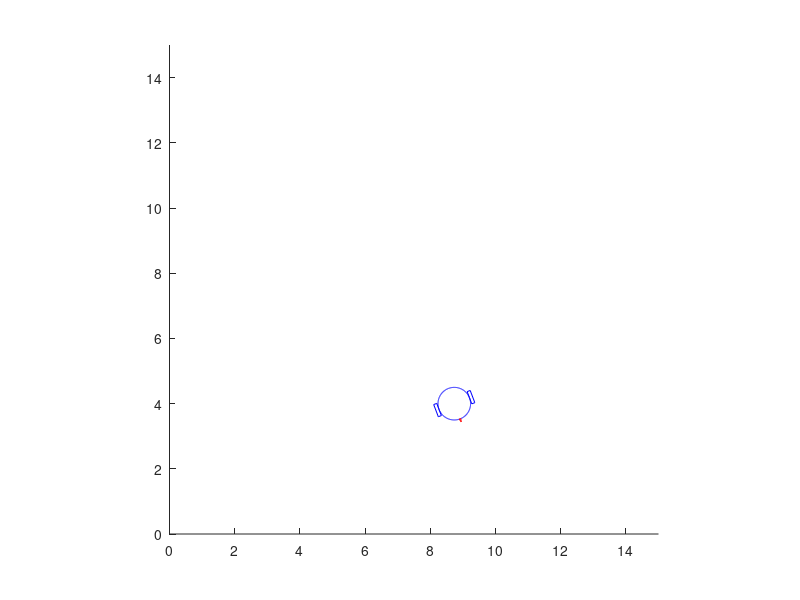

MATLAB code to generate this figure:
function randomwalk
    posMinBound = [0 0];
    posMaxBound = [15 15];
    
    starting_pos = [ 7.5, 7.5];
    starting_angle = 45;
    
    
    speed = 0.1;
    turning_speed = 1;
    
    pos =starting_pos;
    angle = starting_angle;
    
    num_iterations = 100;
    
    for i=1:num_iterations
        
        tspeed = speed;
        turn = 0;
        aux = mod(i, 1);
        if aux == 0
            turn = rand()*turning_speed;
            if rand() > 0.5
                turn = -turn;
            end
        end
        angle = angle + turn;

        pos(1) = pos(1)+tspeed*sin(angle);
        pos(2) = pos(2)+tspeed*cos(angle);
        
        clf;
        hold on;
        
        draw_car(0.5, pos(1), pos(2), 360-angle);
        plot_scenario(posMinBound, posMaxBound);
        
        hold off;
        
        
        pause(0.1);
        
    end

end


function plot_scenario(posMinBound, posMaxBound)

    axis([posMinBound(1) posMaxBound(1) posMinBound(2) posMaxBound(2)]);

end

function draw_car(scale, x, y, h)

    % Make a circle for the body
    t=0:0.01:2*pi;
    len = length(t);
    bx = sin(t);
    by = cos(t);

    % Wheel locations on body
    wh1 = round(len/4);
    wh2 = round(3*len/4);

    % Draw the wheels
    wwidth= 0.2;
    wheight = 0.4;
    w = [0 -wheight;wwidth -wheight; wwidth wheight; 0 wheight; 0 0];

    % Body top
    top = round(len/2);
    % Top pointer
    pwidth = 0.1;
    pheight = 0.2;
    tp = [pwidth/2 0; 0 -pheight; -pwidth/2 0; pwidth/2 0];

    % Car outline
    car = [bx(1:wh1)' by(1:wh1)';
        bx(wh1)+w(:,1) by(wh1)+w(:,2);
        bx(wh1:wh2)' by(wh1:wh2)';
        bx(wh2)-w(:,1) by(wh2)-w(:,2);
        bx(wh2:end)' by(wh2:end)'];

    point = [bx(top)+tp(:,1) by(top)+tp(:,2)];

    %Size scaling
    car = scale*car;
    point = scale*point;

    % Rotation matrix
    R = [cos(h+pi/2) -sin(h+pi/2); sin(h+pi/2) cos(h+pi/2)];
    car = (R*car')';
    point = (R*point')';

    % Centre
    car(:,1) = car(:,1)+x;
    car(:,2) = car(:,2)+y;
    point(:,1) = point(:,1)+x;
    point(:,2) = point(:,2)+y;

    % Plot
    plot(car(:,1), car(:,2), 'b');
    plot(point(:,1), point(:,2), 'r');
    axis equal
end